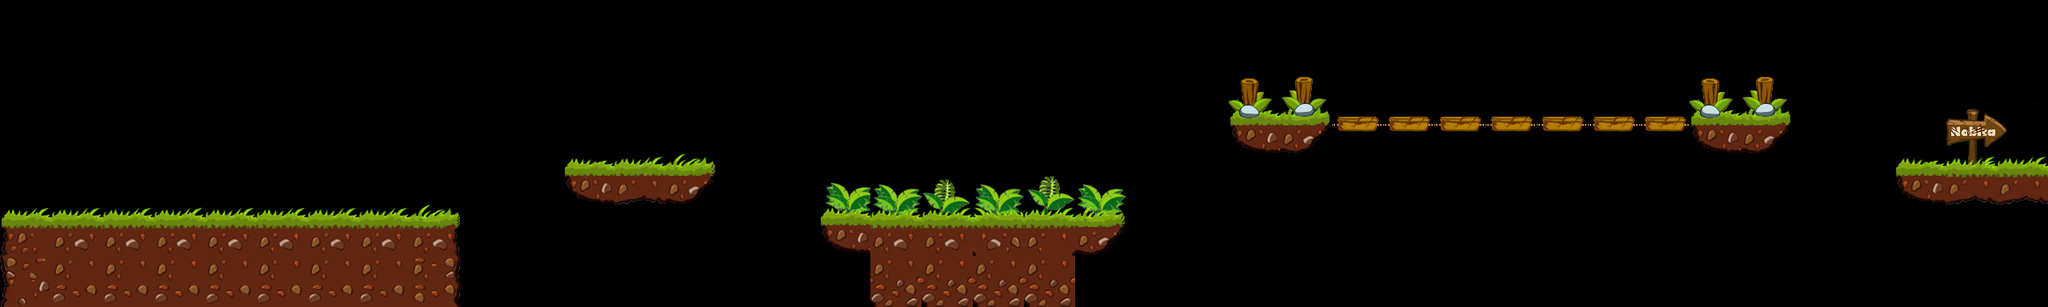

Rendered tile map (Tiled .tmx) drawn with the repository's tilesets; below, a short description and the map source with its tile grids summarised:
An orthogonal 40x6 tile map with 64x64 px tiles, 3 tile layers (collision, ground_1_1, ground_2), 2 tilesets.

<map version="1.0" orientation="orthogonal" width="40" height="6" tilewidth="64" tileheight="64">
 <tileset firstgid="1" name="bump" tilewidth="64" tileheight="64">
  <image source="bump.png" width="128" height="64" />
  <tile id="1">
   <properties>
    <property name="isBridge" value="true" />
   </properties>
  </tile>
 </tileset>
 <tileset firstgid="3" name="tileset" tilewidth="64" tileheight="64">
  <image source="tileset.png" width="448" height="704" />
 </tileset>
 <layer name="collision" width="40" height="6" opacity="0.4">
  <data>[240 cells, 0 non-empty, 0 distinct tile ids]</data>
 </layer>
 <layer name="ground_1_1" width="40" height="6">
  <data>[240 cells, 57 non-empty, 31 distinct tile ids]</data>
 </layer>
 <layer name="ground_2" width="40" height="6">
  <data>[240 cells, 0 non-empty, 0 distinct tile ids]</data>
 </layer>
 <objectgroup name="objects" width="40" height="6" />
 <objectgroup name="chaien_jump_pos" width="40" height="6" />
</map>